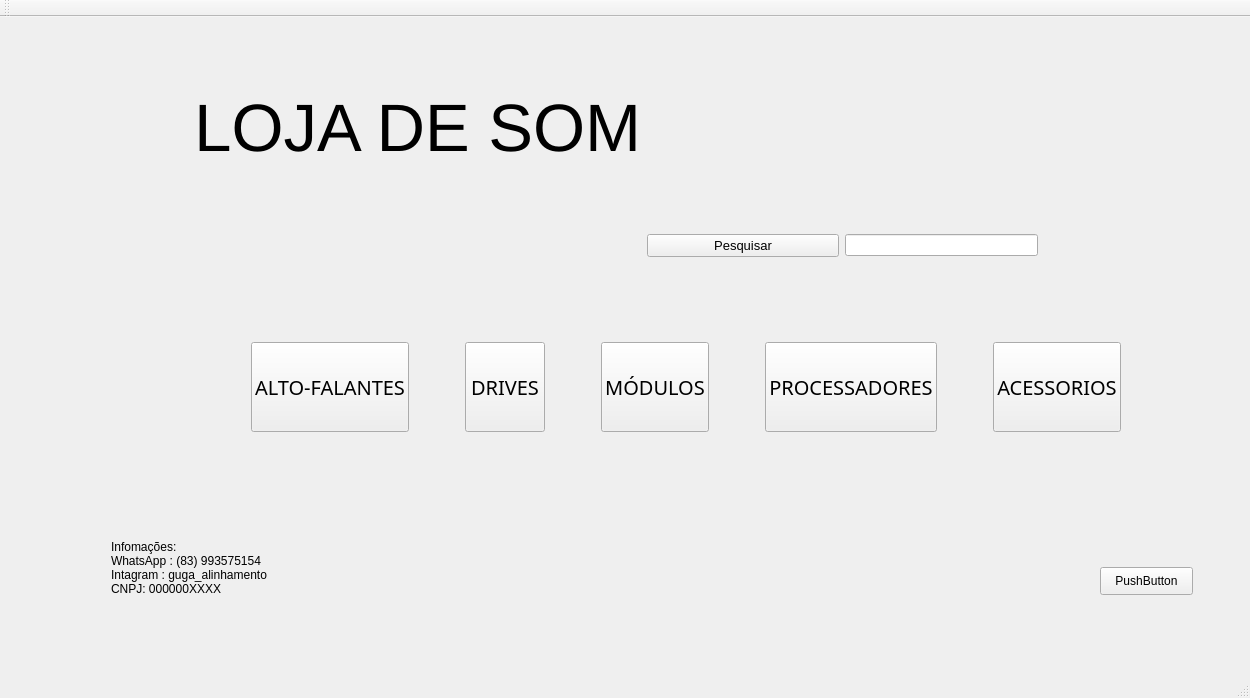
<?xml version="1.0" encoding="UTF-8"?>
<ui version="4.0">
 <class>MainWindow</class>
 <widget class="QMainWindow" name="MainWindow">
  <property name="geometry">
   <rect>
    <x>0</x>
    <y>0</y>
    <width>1250</width>
    <height>698</height>
   </rect>
  </property>
  <property name="windowTitle">
   <string>MainWindow</string>
  </property>
  <widget class="QWidget" name="centralWidget">
   <widget class="QWidget" name="gridLayoutWidget">
    <property name="geometry">
     <rect>
      <x>-10</x>
      <y>0</y>
      <width>1251</width>
      <height>251</height>
     </rect>
    </property>
    <layout class="QGridLayout" name="gridLayout">
     <item row="0" column="1">
      <widget class="QLabel" name="label">
       <property name="font">
        <font>
         <pointsize>50</pointsize>
        </font>
       </property>
       <property name="layoutDirection">
        <enum>Qt::LeftToRight</enum>
       </property>
       <property name="text">
        <string>LOJA DE SOM</string>
       </property>
       <property name="alignment">
        <set>Qt::AlignCenter</set>
       </property>
      </widget>
     </item>
     <item row="1" column="5">
      <widget class="QLineEdit" name="lineEdit"/>
     </item>
     <item row="0" column="6">
      <spacer name="horizontalSpacer_3">
       <property name="orientation">
        <enum>Qt::Horizontal</enum>
       </property>
       <property name="sizeHint" stdset="0">
        <size>
         <width>40</width>
         <height>20</height>
        </size>
       </property>
      </spacer>
     </item>
     <item row="0" column="5">
      <spacer name="horizontalSpacer_11">
       <property name="orientation">
        <enum>Qt::Horizontal</enum>
       </property>
       <property name="sizeHint" stdset="0">
        <size>
         <width>40</width>
         <height>20</height>
        </size>
       </property>
      </spacer>
     </item>
     <item row="1" column="4">
      <layout class="QHBoxLayout" name="horizontalLayout"/>
     </item>
     <item row="0" column="0">
      <spacer name="horizontalSpacer_10">
       <property name="orientation">
        <enum>Qt::Horizontal</enum>
       </property>
       <property name="sizeHint" stdset="0">
        <size>
         <width>40</width>
         <height>20</height>
        </size>
       </property>
      </spacer>
     </item>
     <item row="0" column="2">
      <spacer name="horizontalSpacer_8">
       <property name="orientation">
        <enum>Qt::Horizontal</enum>
       </property>
       <property name="sizeHint" stdset="0">
        <size>
         <width>40</width>
         <height>20</height>
        </size>
       </property>
      </spacer>
     </item>
     <item row="1" column="2">
      <widget class="QPushButton" name="pushButton_pesquisa">
       <property name="font">
        <font>
         <pointsize>10</pointsize>
        </font>
       </property>
       <property name="text">
        <string>Pesquisar</string>
       </property>
      </widget>
     </item>
    </layout>
   </widget>
   <widget class="QWidget" name="gridLayoutWidget_2">
    <property name="geometry">
     <rect>
      <x>190</x>
      <y>250</y>
      <width>992</width>
      <height>241</height>
     </rect>
    </property>
    <layout class="QGridLayout" name="gridLayout_2">
     <item row="0" column="0">
      <spacer name="horizontalSpacer_2">
       <property name="orientation">
        <enum>Qt::Horizontal</enum>
       </property>
       <property name="sizeHint" stdset="0">
        <size>
         <width>40</width>
         <height>20</height>
        </size>
       </property>
      </spacer>
     </item>
     <item row="0" column="3">
      <widget class="QPushButton" name="pushbutao_driver">
       <property name="font">
        <font>
         <family>Segoe Fluent Icons</family>
         <pointsize>15</pointsize>
        </font>
       </property>
       <property name="text">
        <string>  
DRIVES
  </string>
       </property>
      </widget>
     </item>
     <item row="0" column="1">
      <widget class="QPushButton" name="pushButton_alto">
       <property name="font">
        <font>
         <family>Segoe MDL2 Assets</family>
         <pointsize>15</pointsize>
         <weight>50</weight>
         <italic>false</italic>
         <bold>false</bold>
        </font>
       </property>
       <property name="text">
        <string>  
ALTO-FALANTES
  </string>
       </property>
      </widget>
     </item>
     <item row="0" column="2">
      <spacer name="horizontalSpacer_4">
       <property name="orientation">
        <enum>Qt::Horizontal</enum>
       </property>
       <property name="sizeHint" stdset="0">
        <size>
         <width>40</width>
         <height>20</height>
        </size>
       </property>
      </spacer>
     </item>
     <item row="0" column="6">
      <spacer name="horizontalSpacer_6">
       <property name="orientation">
        <enum>Qt::Horizontal</enum>
       </property>
       <property name="sizeHint" stdset="0">
        <size>
         <width>50</width>
         <height>20</height>
        </size>
       </property>
      </spacer>
     </item>
     <item row="0" column="4">
      <spacer name="horizontalSpacer_5">
       <property name="orientation">
        <enum>Qt::Horizontal</enum>
       </property>
       <property name="sizeHint" stdset="0">
        <size>
         <width>40</width>
         <height>20</height>
        </size>
       </property>
      </spacer>
     </item>
     <item row="0" column="8">
      <spacer name="horizontalSpacer_7">
       <property name="orientation">
        <enum>Qt::Horizontal</enum>
       </property>
       <property name="sizeHint" stdset="0">
        <size>
         <width>40</width>
         <height>20</height>
        </size>
       </property>
      </spacer>
     </item>
     <item row="0" column="5">
      <widget class="QPushButton" name="pushButton_modulo">
       <property name="font">
        <font>
         <family>Segoe Fluent Icons</family>
         <pointsize>15</pointsize>
        </font>
       </property>
       <property name="text">
        <string>  
MÓDULOS
  </string>
       </property>
      </widget>
     </item>
     <item row="0" column="10">
      <spacer name="horizontalSpacer">
       <property name="orientation">
        <enum>Qt::Horizontal</enum>
       </property>
       <property name="sizeHint" stdset="0">
        <size>
         <width>40</width>
         <height>20</height>
        </size>
       </property>
      </spacer>
     </item>
     <item row="0" column="9">
      <widget class="QPushButton" name="pushButton_acessoreios">
       <property name="font">
        <font>
         <family>Segoe Fluent Icons</family>
         <pointsize>15</pointsize>
        </font>
       </property>
       <property name="text">
        <string>  
ACESSORIOS
  </string>
       </property>
      </widget>
     </item>
     <item row="0" column="7">
      <widget class="QPushButton" name="pushButton_processa">
       <property name="font">
        <font>
         <family>Segoe Fluent Icons</family>
         <pointsize>15</pointsize>
        </font>
       </property>
       <property name="text">
        <string>  
PROCESSADORES
  </string>
       </property>
      </widget>
     </item>
    </layout>
   </widget>
   <widget class="QWidget" name="gridLayoutWidget_3">
    <property name="geometry">
     <rect>
      <x>100</x>
      <y>490</y>
      <width>333</width>
      <height>122</height>
     </rect>
    </property>
    <layout class="QGridLayout" name="gridLayout_3">
     <item row="0" column="0">
      <widget class="QLabel" name="label_2">
       <property name="text">
        <string>Infomações: 
WhatsApp : (83) 993575154
Intagram : guga_alinhamento
CNPJ: 000000XXXX</string>
       </property>
      </widget>
     </item>
    </layout>
   </widget>
   <widget class="QPushButton" name="pushButton">
    <property name="geometry">
     <rect>
      <x>1100</x>
      <y>550</y>
      <width>93</width>
      <height>28</height>
     </rect>
    </property>
    <property name="text">
     <string>PushButton</string>
    </property>
   </widget>
  </widget>
  <widget class="QMenuBar" name="menuBar">
   <property name="geometry">
    <rect>
     <x>0</x>
     <y>0</y>
     <width>1250</width>
     <height>31</height>
    </rect>
   </property>
  </widget>
  <widget class="QToolBar" name="mainToolBar">
   <attribute name="toolBarArea">
    <enum>TopToolBarArea</enum>
   </attribute>
   <attribute name="toolBarBreak">
    <bool>false</bool>
   </attribute>
  </widget>
  <widget class="QStatusBar" name="statusBar"/>
 </widget>
 <layoutdefault spacing="6" margin="11"/>
 <resources/>
 <connections>
  <connection>
   <sender>pushButton</sender>
   <signal>clicked()</signal>
   <receiver>MainWindow</receiver>
   <slot>close()</slot>
   <hints>
    <hint type="sourcelabel">
     <x>1158</x>
     <y>606</y>
    </hint>
    <hint type="destinationlabel">
     <x>1161</x>
     <y>653</y>
    </hint>
   </hints>
  </connection>
 </connections>
</ui>
